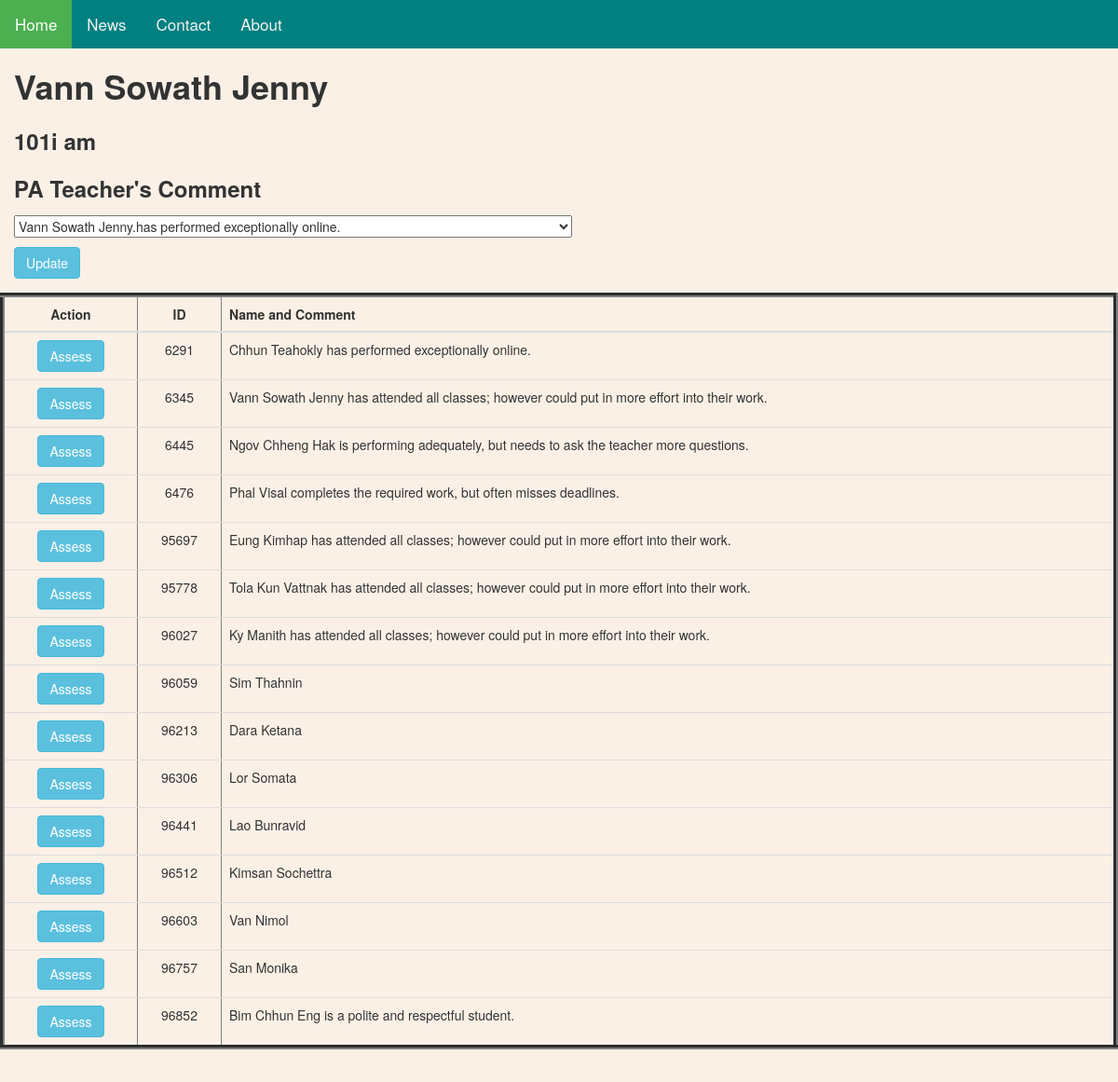
The app's page /index.php?edit=317 with its own data.
### tables this page shows
CREATE TABLE `data` (
  `id` int(11) NOT NULL,
  `studentid` varchar(20) NOT NULL,
  `name` varchar(200) NOT NULL,
  `classroom` varchar(100) NOT NULL,
  `classtime` varchar(100) NOT NULL,
  `pacomment` varchar(100) NOT NULL,
  `pacommentid` int(11) NOT NULL,
  `ModifiedTime` timestamp NOT NULL DEFAULT current_timestamp() ON UPDATE current_timestamp()
);

### Working/process.php (called while the page is built, shortened)
<?php
$mysqli = new mysqli("localhost","ray","password","reports") or die(mysqli_error($mysqli));
if (isset($_GET['edit'])){
    $id = $_GET['edit'];
    $update = true;
    $result = $mysqli->query("SELECT * FROM data WHERE id=$id") or die($mysqli->error());
    if(isset($result->num_rows) && $result->num_rows > 0) {
        $row = $result->fetch_array();
        $name = $row['name'];
        $classroom = $row['classroom'];
        $classtime = $row['classtime'];
    }
}

### index.php (the view, shortened to what this page needs)
<?php require_once 'process.php'; ?>
<!DOCTYPE html>
<html>
    <head>
  <link rel="stylesheet" href="https://maxcdn.bootstrapcdn.com/bootstrap/3.4.1/css/bootstrap.min.css">
</head>
<body style="background-color:linen;">
<div class="topnav">
  <a class="active" href="#home">Home</a>
  <a href="#news">News</a>
  <a href="#contact">Contact</a>
  <a href="#about">About</a>
</div>
 <?php $resultcomment = $mysqli->query("SELECT EnglishComment FROM comments"); ?>
        <div class="container" align-content-center>
        <?php
            $result = $mysqli->query("SELECT * FROM data WHERE classroom = '101i'AND classtime = 'am'") or die($mysqli->error);
        ?>
    <div class="row justify-content-center">
        <form action="process.php" method="POST">
            <div class="form-group">
                <h1><label><?php echo $name?></label></h1>
            </div>
            <div class="form-group">
                <h3><label><?php echo $classroom ,' ' ,$classtime?></label></h3>
            </div>
            <form action="process.php" method="POST">
            <div class="form-group">
                <h3><label>PA Teacher's Comment</label></h3> <select name = "pacomment">
               <?php
                    while($rows = $resultcomment-> fetch_assoc())
                    {
                        $EnglishComment = $rows['EnglishComment'];
                        echo "<option value='$EnglishComment'>$name.$EnglishComment</option>";
                    }
                    ?></h2>
                </select><br>
                <p>
            <div class="form-group">
            <?php
            if ($update == true):
            ?>
                <button type="submit" class="btn btn-info" name="update">Update</button>
            <?php else: ?>
            <?php endif; ?>
            </div>
        </form>
            <div class="row justify-content-center">
                <table class="table" width = "20%" border = "5" cellpadding = "1";>
                    <thead>
                        <tr>
                            <th><center>Action</center></th>
                            <th><center>ID</center></th>
                            <th>Name and Comment</th>
                        </tr>
                    </thead>
            <?php
                while ($row = $result->fetch_assoc()): ?>
            <tr>
                        <td>
                        <center><a href="index.php?edit=<?php echo $row['id']; ?>"
                            class="btn btn-info">Assess</a></center>
                        </td>
                        <td><center><?php echo $row['studentid']; ?></center></td>
                        <td><?php echo $row['name']." ".$row['pacomment'] ?></td>
                    </tr>
            <?php endwhile; ?>
                </table>
            </div>
        </div>
        </div>
    </body>

### index.php (style rules this page uses)
.topnav { overflow: hidden; background-color: #008080; }
.topnav a { float: left; color: #f2f2f2; text-align: center; padding: 14px 16px; text-decoration: none; font-size: 17px; }
.topnav a.active { background-color: #4CAF50; color: white; }

### records on screen
data: name "Vann Sowath Jenny", classroom "101i", classtime "am", studentid "6345", pacomment "has attended all classes; however could put in more effort into their work."
data: studentid "6291", name "Chhun Teahokly", pacomment "has performed exceptionally online."
data: studentid "6445", name "Ngov Chheng Hak", pacomment "is performing adequately, but needs to ask the teacher more questions."
data: studentid "6476", name "Phal Visal", pacomment "completes the required work, but often misses deadlines."
data: studentid "95697", name "Eung Kimhap", pacomment "has attended all classes; however could put in more effort into their work."
data: studentid "95778", name "Tola Kun Vattnak", pacomment "has attended all classes; however could put in more effort into their work."
data: studentid "96027", name "Ky Manith", pacomment "has attended all classes; however could put in more effort into their work."
data: studentid "96059", name "Sim Thahnin"
data: studentid "96213", name "Dara Ketana"
data: studentid "96306", name "Lor Somata"
data: studentid "96441", name "Lao Bunravid"
data: studentid "96512", name "Kimsan Sochettra"
data: studentid "96603", name "Van Nimol"
data: studentid "96757", name "San Monika"
data: studentid "96852", name "Bim Chhun Eng", pacomment "is a polite and respectful student."

### other values on screen
form field pacomment "Vann Sowath Jenny.has performed exceptionally online."
